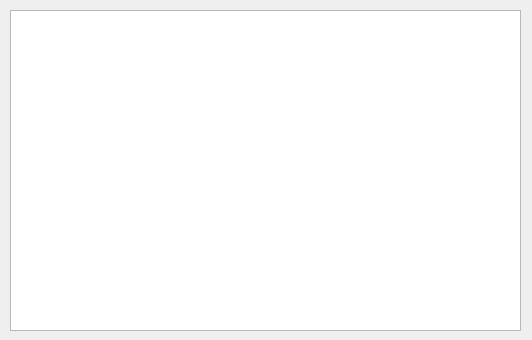
<?xml version="1.0" encoding="UTF-8"?>
<ui version="4.0">
 <class>Widget</class>
 <widget class="QWidget" name="Widget">
  <property name="geometry">
   <rect>
    <x>0</x>
    <y>0</y>
    <width>532</width>
    <height>340</height>
   </rect>
  </property>
  <property name="windowTitle">
   <string>ListWidget控件测试</string>
  </property>
  <widget class="QListWidget" name="listWidget">
   <property name="geometry">
    <rect>
     <x>10</x>
     <y>10</y>
     <width>511</width>
     <height>321</height>
    </rect>
   </property>
  </widget>
 </widget>
 <resources/>
 <connections/>
</ui>
